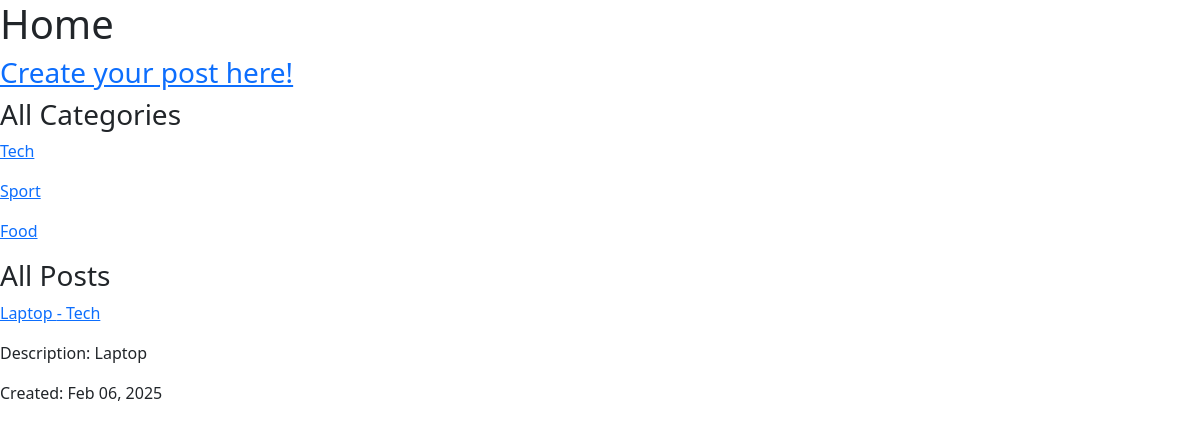
Page /category/1 on the committed database.
### blog/models.py (models this page shows, shortened)
class Category(models.Model):
    name = models.CharField(max_length=120, unique=True)

class Post(models.Model):
    class Status(models.TextChoices):
        DRAFT = 'DF', 'Draft'
        PUBLISHED = 'PB', 'Published'
    title = models.CharField(max_length=250)
    body = models.TextField(max_length=1000)
    created = models.DateTimeField(auto_now_add=True)
    updated = models.DateTimeField(auto_now=True)
    status = models.CharField(
        max_length=2,
        choices=Status,
        default=Status.DRAFT
    )
    category = models.ForeignKey(
        Category,
        on_delete=models.CASCADE,
        related_name='posts',
    )
    class Meta:
        ordering = ['-created']
        indexes= [
            models.Index(fields=['-created'])
        ]
    def get_absolute_url(self):
        return reverse('blog:post_info', args=[self.id])

### blog/views.py (the view)
# urls.py: path("category/<int:category_id>", get_posts_by_category, name="get_posts_by_category"),
def get_posts_by_category(request, category_id):
  categories = Category.objects.all()
  category = get_object_or_404(Category, id=category_id)
  posts = Post.objects.filter(category=category)
  data = {"categories":categories, "posts":posts}
  return render(request, 'index.html', context=data)

### blog/templates/index.html
{% extends 'base.html' %}
{% block content %}
    <h1>Home</h1>
    <h3><a href="{% url 'blog:create_post' %}">Create your post here!</a></h3>
    <div>
        <h3>All Categories</h3>
        {% for category in categories %}
        <div>
            <p><a href="{% url 'blog:get_posts_by_category' category.id %}">{{  category.name  }}</a></p>
        </div>
        {% endfor %}
    </div>
    <div>
        <h3>All Posts</h3>
        {% for post in posts %}
            <p><a href="{{  post.get_absolute_url  }}">{{ post.title }} - {{ post.category.name }}</a></p>
            <p>Description: {{  post.body | truncatewords:10 }}</p>
            <p>Created: {{  post.created| date:"M d, Y"  }}</p>
        {% endfor %}
    </div>
{% endblock %}

### rows in the picture
Category: name "Tech"
Category: name "Sport"
Category: name "Food"
Post: title "Laptop", category.name "Tech", body "Laptop", created "Feb 06, 2025"
